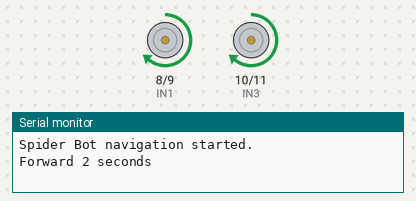
The sketch below on a simulated Arduino Uno, built with avr-gcc and run on an emulated ATmega328P. Shown: motor-driver pin pairs drawn as motors (green arrow = first pin HIGH = forward, orange = second pin HIGH = backward, longer = more drive, scaled by the enable pin), the last lines printed to the serial monitor.

Above: at 1.0 s.
At 3.2 s:
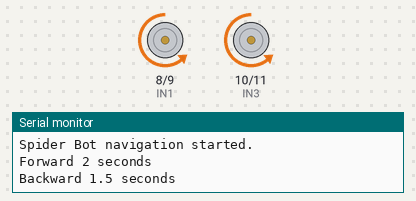
At 5.0 s:
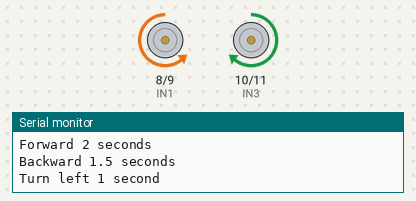
At 7.7 s:
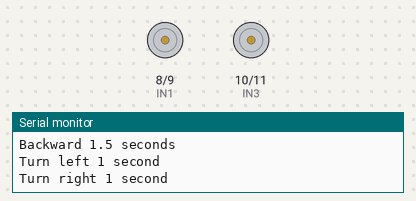
Timing chart, 0 to 11.1 s (numbered marks = the images above):
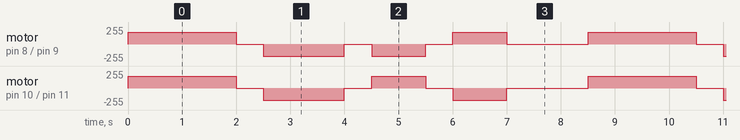

Measured:
- by itself, motor on pin 8 (IN1) / pin 9 (IN2): repeats every 8.5 s: stopped 0.50 s, backward 180/255 1.5 s, stopped 0.50 s, backward 180/255 1.0 s, stopped 0.50 s, forward 180/255 1.0 s, stopped 1.5 s, forward 180/255 2.0 s
- by itself, motor on pin 10 (IN3) / pin 11 (IN4): repeats every 8.5 s: stopped 0.50 s, backward 180/255 1.5 s, stopped 0.50 s, forward 180/255 1.0 s, stopped 0.50 s, backward 180/255 1.0 s, stopped 1.5 s, forward 180/255 2.0 s

The sketch:

Arduino_Code.ino
```cpp
/*

   Spider Bot – Basic Navigation Code

   Hardware: Arduino UNO (or compatible) + L298N + 2 DC motors + battery

 

   Motion provided:

     - forward(durationMs)

     - backward(durationMs)

     - turnLeft(durationMs)

     - turnRight(durationMs)

     - stopMotors(durationMs)

     - stopMotors() [immediate stop, no delay]

 

   Assumed connections (change pin numbers if your wiring is different):

 

     Left motor:

       L298N IN1 -> D8

       L298N IN2 -> D9

       L298N ENA -> D5 (PWM)

 

     Right motor:

       L298N IN3 -> D10

       L298N IN4 -> D11

       L298N ENB -> D6 (PWM)

 

   Both motors share common GND with Arduino and battery.

*/

 

///////////////////////

// Pin Definitions  //

///////////////////////

 

// Left motor pins

const int IN1 = 8;    // L298N IN1

const int IN2 = 9;    // L298N IN2

const int ENA = 5;    // L298N ENA (PWM)

 

// Right motor pins

const int IN3 = 10;   // L298N IN3

const int IN4 = 11;   // L298N IN4

const int ENB = 6;    // L298N ENB (PWM)

 

// Motor speed (0–255). Adjust based on your motors and battery.

int motorSpeed = 180;

 

void setup() {

  // Set all control pins as outputs

  pinMode(IN1, OUTPUT);

  pinMode(IN2, OUTPUT);

  pinMode(ENA, OUTPUT);

 

  pinMode(IN3, OUTPUT);

  pinMode(IN4, OUTPUT);

  pinMode(ENB, OUTPUT);

 

  // Initially stop

  stopMotors();

 

  // Optional: Serial for debugging

  Serial.begin(9600);

  Serial.println("Spider Bot navigation started.");

}

 

void loop() {

  // Example demonstration sequence:

  Serial.println("Forward 2 seconds");

  forward(2000);        // move forward for 2 s

  stopMotors(500);      // stop for 0.5 s

 

  Serial.println("Backward 1.5 seconds");

  backward(1500);       // move backward for 1.5 s

  stopMotors(500);

 

  Serial.println("Turn left 1 second");

  turnLeft(1000);       // turn left for 1 s

  stopMotors(500);

 

  Serial.println("Turn right 1 second");

  turnRight(1000);      // turn right for 1 s

  stopMotors(1500);

 

  // Repeat

}

 

////////////////////////

// Motion Functions  //

////////////////////////

 

// Forward for a specified duration (ms)

void forward(unsigned long durationMs) {

  // Left motor forward

  digitalWrite(IN1, HIGH);

  digitalWrite(IN2, LOW);

  analogWrite(ENA, motorSpeed);

 

  // Right motor forward

  digitalWrite(IN3, HIGH);

  digitalWrite(IN4, LOW);

  analogWrite(ENB, motorSpeed);

 

  delay(durationMs);

}

 

// Backward for a specified duration (ms)

void backward(unsigned long durationMs) {

  // Left motor backward

  digitalWrite(IN1, LOW);

  digitalWrite(IN2, HIGH);

  analogWrite(ENA, motorSpeed);

 

  // Right motor backward

  digitalWrite(IN3, LOW);

  digitalWrite(IN4, HIGH);

  analogWrite(ENB, motorSpeed);

 

  delay(durationMs);

}

 

// Turn left (approx. on the spot) for a specified duration (ms)

void turnLeft(unsigned long durationMs) {

  // Left motor backward

  digitalWrite(IN1, LOW);

  digitalWrite(IN2, HIGH);

  analogWrite(ENA, motorSpeed);

 

  // Right motor forward

  digitalWrite(IN3, HIGH);

  digitalWrite(IN4, LOW);

  analogWrite(ENB, motorSpeed);

 

  delay(durationMs);

}

 

// Turn right (approx. on the spot) for a specified duration (ms)

void turnRight(unsigned long durationMs) {

  // Left motor forward

  digitalWrite(IN1, HIGH);

  digitalWrite(IN2, LOW);

  analogWrite(ENA, motorSpeed);

 

  // Right motor backward

  digitalWrite(IN3, LOW);

  digitalWrite(IN4, HIGH);

  analogWrite(ENB, motorSpeed);

 

  delay(durationMs);

}

 

// Stop both motors immediately (no delay)

void stopMotors() {

  // Disable left motor

  digitalWrite(IN1, LOW);

  digitalWrite(IN2, LOW);

  analogWrite(ENA, 0);

 

  // Disable right motor

  digitalWrite(IN3, LOW);

  digitalWrite(IN4, LOW);

  analogWrite(ENB, 0);

}

 

// Stop both motors and hold that state for durationMs

void stopMotors(unsigned long durationMs) {

  stopMotors();

  delay(durationMs);

}

 
```
